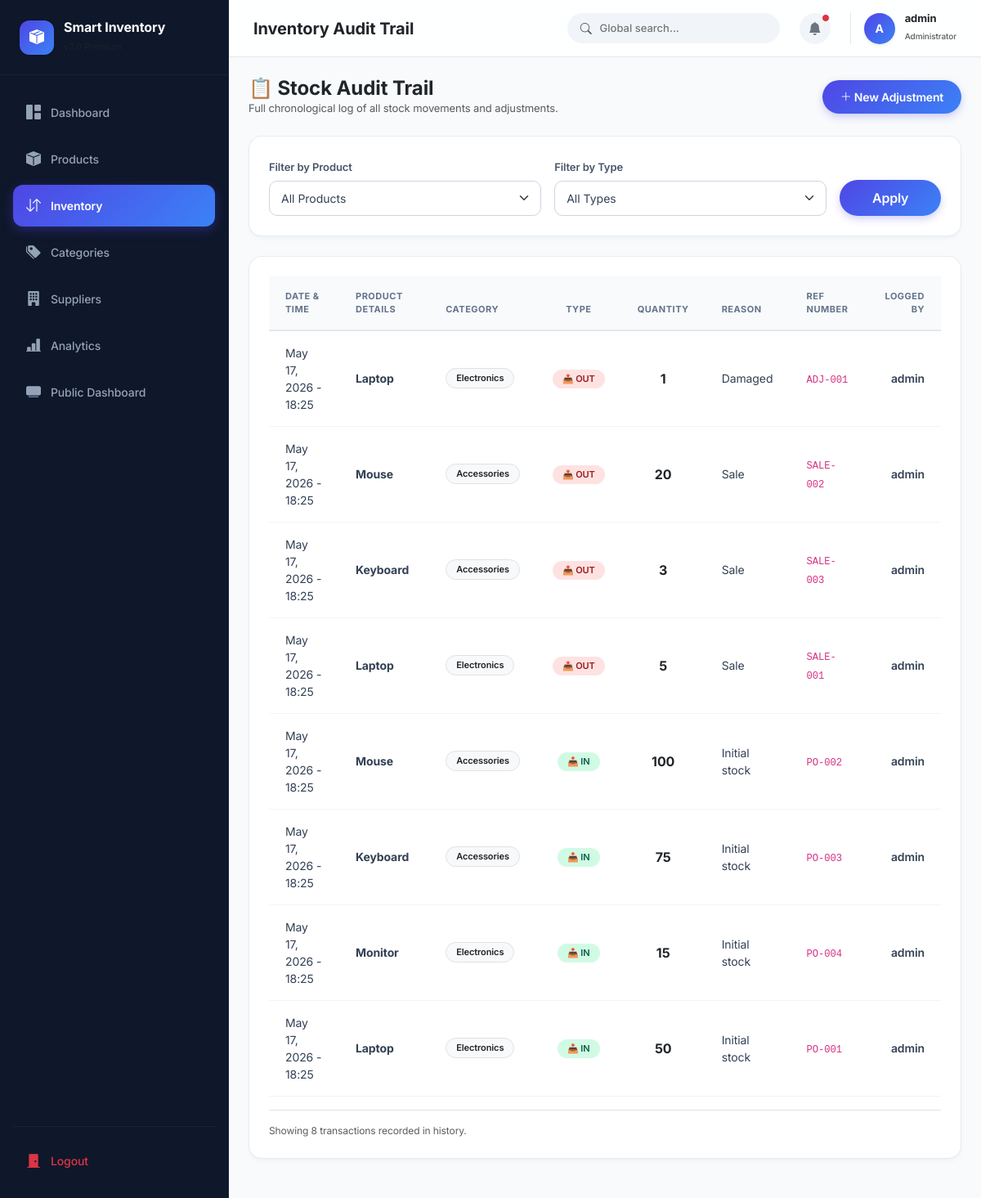
The app's page /inventory/history.php (signed in) with its own data.
### tables this page shows
CREATE TABLE IF NOT EXISTS stock_movements (
    id INT PRIMARY KEY AUTO_INCREMENT,
    product_id INT NOT NULL,
    movement_type ENUM('IN', 'OUT') NOT NULL,
    quantity INT NOT NULL,
    reason VARCHAR(100),
    reference_no VARCHAR(50),
    created_by INT,
    created_at TIMESTAMP DEFAULT CURRENT_TIMESTAMP,
    FOREIGN KEY (product_id) REFERENCES products(id) ON DELETE CASCADE,
    FOREIGN KEY (created_by) REFERENCES users(id),
    INDEX idx_product (product_id),
    INDEX idx_type (movement_type),
    INDEX idx_date (created_at)
);

CREATE TABLE IF NOT EXISTS products (
    id INT PRIMARY KEY AUTO_INCREMENT,
    name VARCHAR(100) NOT NULL,
    category VARCHAR(50),
    price DECIMAL(10, 2),
    supplier_id INT,
    sku VARCHAR(50),
    description TEXT,
    barcode VARCHAR(50),
    created_at TIMESTAMP DEFAULT CURRENT_TIMESTAMP,
    updated_at TIMESTAMP DEFAULT CURRENT_TIMESTAMP ON UPDATE CURRENT_TIMESTAMP,
    INDEX idx_name (name),
    INDEX idx_category (category)
);

CREATE TABLE IF NOT EXISTS users (
    id INT PRIMARY KEY AUTO_INCREMENT,
    username VARCHAR(50) UNIQUE NOT NULL,
    password VARCHAR(255) NOT NULL,
    created_at TIMESTAMP DEFAULT CURRENT_TIMESTAMP
);

### inventory/history.php (the view, shortened to what this page needs)
<?php
require_once '../config/db.php';
$movements = [];
try {
    $query = '
        SELECT
            sm.id,
            sm.created_at,
            p.name as product_name,
            p.category,
            sm.movement_type,
            sm.quantity,
            sm.reason,
            sm.reference_no,
            u.username as created_by
        FROM stock_movements sm
        JOIN products p ON sm.product_id = p.id
        LEFT JOIN users u ON sm.created_by = u.id
        WHERE 1=1
    ';
    $params = [];
    $query .= ' ORDER BY sm.created_at DESC';
    $stmt = $pdo->prepare($query);
    $stmt->execute($params);
    $movements = $stmt->fetchAll();
} catch (PDOException $e) {
    error_log('Fetch Movements Error: ' . $e->getMessage());
}
$page_title = 'Inventory Audit Trail';
$path_prefix = '../';
require_once '../includes/layout-start.php';
?>
<div class="d-flex justify-content-between align-items-center mb-4">
    <div>
        <h4 class="fw-bold mb-0 text-dark">📋 Stock Audit Trail</h4>
        <p class="text-muted mb-0" style="font-size: 13px;">Full chronological log of all stock movements and adjustments.</p>
    </div>
    <div>
        <a href="movement.php" class="btn btn-primary btn-sm px-3 rounded-pill shadow-sm">
            <i class="bi bi-plus-lg"></i> New Adjustment
        </a>
    </div>
</div>
<div class="card card-custom border-0 shadow-sm p-4 mb-4">
    <form method="GET" class="row g-3 align-items-end">
        <div class="col-md-5">
            <label class="form-label fw-semibold text-secondary" style="font-size: 13px;">Filter by Product</label>
            <select name="product_id" id="product_id" class="form-select border rounded-3 p-2.5">
                <option value="">All Products</option>
            </select>
        </div>
        <div class="col-md-5">
            <label class="form-label fw-semibold text-secondary" style="font-size: 13px;">Filter by Type</label>
            <select name="movement_type" id="movement_type" class="form-select border rounded-3 p-2.5">
                <option value="">All Types</option>
            </select>
        </div>
        <div class="col-md-2 d-flex gap-2">
            <button type="submit" class="btn btn-primary w-100 py-2.5 rounded-3">Apply</button>
        </div>
    </form>
</div>
<div class="card card-custom border-0 shadow-sm p-4 mb-4">
    <?php if (empty($movements)): ?>
        <div class="d-flex flex-column align-items-center justify-content-center py-5">
            <div class="avatar shadow-sm bg-light text-muted mb-3" style="width: 50px; height: 50px;"><i class="bi bi-clock-history fs-3"></i></div>
            <h6 class="fw-bold text-secondary mb-1">No transaction history</h6>
            <p class="text-muted mb-3" style="font-size: 12px;">No movements record matches this filter.</p>
            <a href="movement.php" class="btn btn-sm btn-success rounded-pill px-3">+ Add Movement</a>
        </div>
    <?php else: ?>
        <div class="table-responsive">
            <table class="table align-middle table-hover">
                <thead>
                    <tr>
                        <th>Date & Time</th>
                        <th>Product Details</th>
                        <th>Category</th>
                        <th class="text-center">Type</th>
                        <th class="text-center">Quantity</th>
                        <th>Reason</th>
                        <th>Ref Number</th>
                        <th class="text-end">Logged By</th>
                    </tr>
                </thead>
                <tbody>
                    <?php foreach ($movements as $movement): ?>
                    <tr>
                        <td class="text-muted" style="font-size: 13px;"><?php echo date('M d, Y - H:i', strtotime($movement['created_at'])); ?></td>
                        <td class="fw-bold text-dark"><?php echo htmlspecialchars($movement['product_name']); ?></td>
                        <td><span class="badge bg-light text-dark border"><?php echo htmlspecialchars($movement['category'] ?: 'Other'); ?></span></td>
                        <td class="text-center">
                            <?php if ($movement['movement_type'] === 'IN'): ?>
                                <span class="badge bg-success-subtle text-success px-2.5 py-1.5 rounded-pill" style="font-size: 11px;">📥 IN</span>
                            <?php else: ?>
                                <span class="badge bg-danger-subtle text-danger px-2.5 py-1.5 rounded-pill" style="font-size: 11px;">📤 OUT</span>
                            <?php endif; ?>
                        </td>
                        <td class="text-center"><strong class="fs-6 text-dark"><?php echo (int)$movement['quantity']; ?></strong></td>
                        <td class="text-muted" style="font-size: 13px;"><?php echo htmlspecialchars($movement['reason'] ?: '—'); ?></td>
                        <td><code><?php echo htmlspecialchars($movement['reference_no'] ?: '—'); ?></code></td>
                        <td class="text-end fw-semibold text-dark" style="font-size: 13px;"><?php echo htmlspecialchars($movement['created_by'] ?? 'System'); ?></td>
                    </tr>
                    <?php endforeach; ?>
                </tbody>
            </table>
        </div>
        <div class="d-flex justify-content-between align-items-center mt-3 pt-3 border-top">
            <span class="text-muted" style="font-size: 12px;">Showing <?php echo count($movements); ?> transactions recorded in history.</span>
        </div>
    <?php endif; ?>
</div>
<?php
require_once '../includes/layout-end.php';
?>

### includes/layout-start.php (shortened to what this page needs)
<?php
$prefix = isset($path_prefix) ? $path_prefix : '';
?>
<!DOCTYPE html>
<html lang="en">
<head>
    <link href="https://cdn.jsdelivr.net/npm/bootstrap@5.3.0/dist/css/bootstrap.min.css" rel="stylesheet">
    <link rel="stylesheet" href="https://cdn.jsdelivr.net/npm/bootstrap-icons@1.10.0/font/bootstrap-icons.css">
</head>
<body>
    <div class="app-container">
        <?php include $prefix . 'includes/sidebar.php'; ?>
        <div class="main-content">
            <?php include $prefix . 'includes/navbar.php'; ?>
            <div class="p-4 container-fluid">

### includes/sidebar.php
<?php
$current_page = basename($_SERVER['PHP_SELF']);
$current_dir = basename(dirname($_SERVER['PHP_SELF']));
$prefix = isset($path_prefix) ? $path_prefix : '';
?>
<div class="sidebar">
    <div class="sidebar-header">
        <div class="avatar shadow-sm">
            <i class="bi bi-box-seam-fill"></i>
        </div>
        <div>
            <h6 class="mb-0 fw-bold text-white">Smart Inventory</h6>
            <span class="text-muted" style="font-size: 11px;">v2.0 Premium</span>
        </div>
    </div>
    <ul class="sidebar-menu">
        <li class="menu-item <?php echo ($current_page === 'dashboard.php' && !strpos($_SERVER['REQUEST_URI'], '#analytics-section')) ? 'active' : ''; ?>">
            <a href="<?php echo $prefix; ?>dashboard.php">
                <i class="bi bi-grid-1x2-fill"></i>
                <span>Dashboard</span>
            </a>
        </li>
        <li class="menu-item <?php echo ($current_dir === 'products') ? 'active' : ''; ?>">
            <a href="<?php echo $prefix; ?>products/list.php">
                <i class="bi bi-box-fill"></i>
                <span>Products</span>
            </a>
        </li>
        <li class="menu-item <?php echo ($current_dir === 'inventory') ? 'active' : ''; ?>">
            <a href="<?php echo $prefix; ?>inventory/history.php">
                <i class="bi bi-arrow-down-up"></i>
                <span>Inventory</span>
            </a>
        </li>
        <li class="menu-item <?php echo ($current_dir === 'categories') ? 'active' : ''; ?>">
            <a href="<?php echo $prefix; ?>categories/list.php">
                <i class="bi bi-tags-fill"></i>
                <span>Categories</span>
            </a>
        </li>
        <li class="menu-item <?php echo ($current_dir === 'suppliers') ? 'active' : ''; ?>">
            <a href="<?php echo $prefix; ?>suppliers/list.php">
                <i class="bi bi-building-fill"></i>
                <span>Suppliers</span>
            </a>
        </li>
        <li class="menu-item">
            <a href="<?php echo $prefix; ?>dashboard.php#analytics-section">
                <i class="bi bi-bar-chart-line-fill"></i>
                <span>Analytics</span>
            </a>
        </li>
        <li class="menu-item">
            <a href="<?php echo $prefix; ?>public/live-inventory.php" target="_blank">
                <i class="bi bi-tv-fill"></i>
                <span>Public Dashboard</span>
            </a>
        </li>
        <li class="menu-item mt-auto border-top pt-3" style="border-color: rgba(255,255,255,0.05) !important;">
            <a href="<?php echo $prefix; ?>auth/logout.php" class="text-danger">
                <i class="bi bi-door-closed-fill"></i>
                <span>Logout</span>
            </a>
        </li>
    </ul>
</div>

### includes/navbar.php (shortened to what this page needs)
<?php
$username = isset($_SESSION['username']) ? $_SESSION['username'] : 'Admin';
$user_initial = strtoupper(substr($username, 0, 1));
?>
<nav class="top-navbar">
    <div class="navbar-left">
        <h5 class="mb-0 fw-bold text-dark d-flex align-items-center gap-2">
            <?php echo isset($page_title) ? htmlspecialchars($page_title) : 'Smart Inventory'; ?>
        </h5>
    </div>
    <div class="navbar-right">
        <div class="d-none d-md-flex align-items-center px-3 py-2 rounded-pill" style="background-color: #f1f5f9; width: 260px; transition: all 0.2s;">
            <i class="bi bi-search text-muted me-2" style="font-size: 14px;"></i>
            <input type="text" placeholder="Global search..." class="border-0 bg-transparent text-dark w-100" style="outline: none; font-size: 13px; font-weight: 500;">
        </div>
        <div class="position-relative cursor-pointer d-flex align-items-center justify-content-center p-2 rounded-circle" style="background-color: #f1f5f9; width: 38px; height: 38px; transition: all 0.2s;">
            <i class="bi bi-bell-fill fs-6 text-secondary"></i>
            <span class="position-absolute top-0 start-100 translate-middle p-1 bg-danger border border-light rounded-circle" style="margin-top: 6px; margin-left: -6px;"></span>
        </div>
        <div class="user-profile border-start ps-3" style="border-color: #e2e8f0 !important;">
            <div class="avatar shadow-sm"><?php echo $user_initial; ?></div>
            <div class="d-none d-sm-block">
                <div class="fw-bold mb-0 text-dark" style="font-size: 13px; line-height: 1.2;"><?php echo htmlspecialchars($username); ?></div>
                <span class="text-muted" style="font-size: 10px; font-weight: 500;">Administrator</span>
            </div>
        </div>
    </div>
</nav>

### includes/layout-end.php (shortened to what this page needs)
            </div>
        </div>
    </div>
</body>
</html>

### records on screen
stock_movements: created_at "May 17, 2026 - 18:25", product.name "Laptop", product.category "Electronics", movement_type "📤 OUT", quantity "1", reason "Damaged", reference_no "ADJ-001", created_by.username "admin"
stock_movements: created_at "May 17, 2026 - 18:25", product.name "Mouse", product.category "Accessories", movement_type "📤 OUT", quantity "20", reason "Sale", reference_no "SALE-002", created_by.username "admin"
stock_movements: created_at "May 17, 2026 - 18:25", product.name "Keyboard", product.category "Accessories", movement_type "📤 OUT", quantity "3", reason "Sale", reference_no "SALE-003", created_by.username "admin"
stock_movements: created_at "May 17, 2026 - 18:25", product.name "Laptop", product.category "Electronics", movement_type "📤 OUT", quantity "5", reason "Sale", reference_no "SALE-001", created_by.username "admin"
stock_movements: created_at "May 17, 2026 - 18:25", product.name "Mouse", product.category "Accessories", movement_type "📥 IN", quantity "100", reason "Initial stock", reference_no "PO-002", created_by.username "admin"
stock_movements: created_at "May 17, 2026 - 18:25", product.name "Keyboard", product.category "Accessories", movement_type "📥 IN", quantity "75", reason "Initial stock", reference_no "PO-003", created_by.username "admin"
stock_movements: created_at "May 17, 2026 - 18:25", product.name "Monitor", product.category "Electronics", movement_type "📥 IN", quantity "15", reason "Initial stock", reference_no "PO-004", created_by.username "admin"
stock_movements: created_at "May 17, 2026 - 18:25", product.name "Laptop", product.category "Electronics", movement_type "📥 IN", quantity "50", reason "Initial stock", reference_no "PO-001", created_by.username "admin"

### other values on screen
$page_title "Inventory Audit Trail"
$user_initial "A"
$username "admin"
count($movements) "8"
